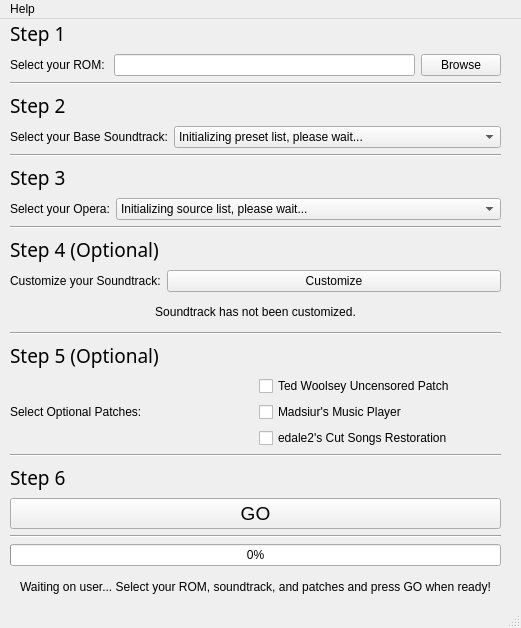
<?xml version="1.0" encoding="UTF-8"?>
<ui version="4.0">
 <class>DMInst</class>
 <widget class="QMainWindow" name="DMInst">
  <property name="geometry">
   <rect>
    <x>0</x>
    <y>0</y>
    <width>521</width>
    <height>628</height>
   </rect>
  </property>
  <property name="windowTitle">
   <string>Dancing Mad Installer</string>
  </property>
  <widget class="QWidget" name="centralwidget">
   <widget class="QWidget" name="verticalLayoutWidget">
    <property name="geometry">
     <rect>
      <x>10</x>
      <y>0</y>
      <width>491</width>
      <height>582</height>
     </rect>
    </property>
    <layout class="QVBoxLayout" name="mainLayout">
     <item>
      <widget class="QLabel" name="stepLabel_1">
       <property name="font">
        <font>
         <family>Sans Serif</family>
         <pointsize>14</pointsize>
        </font>
       </property>
       <property name="text">
        <string>Step 1</string>
       </property>
      </widget>
     </item>
     <item>
      <layout class="QHBoxLayout" name="ROMLayout">
       <item>
        <widget class="QLabel" name="ROMSelectLabel">
         <property name="text">
          <string>Select your ROM: </string>
         </property>
        </widget>
       </item>
       <item>
        <widget class="QLineEdit" name="ROMSelectLine"/>
       </item>
       <item>
        <widget class="QPushButton" name="ROMSelectBrowse">
         <property name="text">
          <string>Browse</string>
         </property>
        </widget>
       </item>
      </layout>
     </item>
     <item>
      <widget class="Line" name="ROMSeperator">
       <property name="orientation">
        <enum>Qt::Horizontal</enum>
       </property>
      </widget>
     </item>
     <item>
      <widget class="QLabel" name="stepLabel_2">
       <property name="font">
        <font>
         <family>Sans Serif</family>
         <pointsize>14</pointsize>
        </font>
       </property>
       <property name="text">
        <string>Step 2</string>
       </property>
      </widget>
     </item>
     <item>
      <layout class="QHBoxLayout" name="soundtrackLayout">
       <item>
        <widget class="QLabel" name="soundtrackSelectLabel">
         <property name="sizePolicy">
          <sizepolicy hsizetype="Minimum" vsizetype="Minimum">
           <horstretch>0</horstretch>
           <verstretch>0</verstretch>
          </sizepolicy>
         </property>
         <property name="text">
          <string>Select your Base Soundtrack:</string>
         </property>
         <property name="alignment">
          <set>Qt::AlignLeading|Qt::AlignLeft|Qt::AlignVCenter</set>
         </property>
        </widget>
       </item>
       <item>
        <widget class="QComboBox" name="soundtrackSelectBox">
         <property name="sizePolicy">
          <sizepolicy hsizetype="Expanding" vsizetype="Fixed">
           <horstretch>0</horstretch>
           <verstretch>0</verstretch>
          </sizepolicy>
         </property>
         <property name="editable">
          <bool>false</bool>
         </property>
         <property name="currentText">
          <string>Initializing preset list, please wait...</string>
         </property>
         <property name="currentIndex">
          <number>0</number>
         </property>
         <property name="placeholderText">
          <string/>
         </property>
         <item>
          <property name="text">
           <string comment="Recommended" extracomment="Recommended">Initializing preset list, please wait...</string>
          </property>
         </item>
         <item>
          <property name="text">
           <string>Pixel Remaster Soundtrack</string>
          </property>
         </item>
         <item>
          <property name="text">
           <string>Matthew Valenti's Synthetic Origins</string>
          </property>
         </item>
         <item>
          <property name="text">
           <string>FinalFanTim's Arrangements</string>
          </property>
         </item>
         <item>
          <property name="text">
           <string>Sean Schafianski's FFVI Remastered</string>
          </property>
         </item>
         <item>
          <property name="text">
           <string>OCRemix Balance &amp; Ruin</string>
          </property>
         </item>
         <item>
          <property name="text">
           <string>Kara Comparetti's Piano Soundtrack</string>
          </property>
         </item>
         <item>
          <property name="text">
           <string>OCRemix Balance &amp; Ruin (qwertymodo loops)</string>
          </property>
         </item>
         <item>
          <property name="text">
           <string>ChrystalChameleon's Orchestrated</string>
          </property>
         </item>
         <item>
          <property name="text">
           <string>Official Soundtrack</string>
          </property>
         </item>
         <item>
          <property name="text">
           <string>None/SPC</string>
          </property>
         </item>
         <item>
          <property name="text">
           <string>12</string>
          </property>
         </item>
        </widget>
       </item>
      </layout>
     </item>
     <item>
      <widget class="Line" name="soundtrackSeperator">
       <property name="orientation">
        <enum>Qt::Horizontal</enum>
       </property>
      </widget>
     </item>
     <item>
      <widget class="QLabel" name="stepLabel_3">
       <property name="font">
        <font>
         <family>Sans Serif</family>
         <pointsize>14</pointsize>
        </font>
       </property>
       <property name="text">
        <string>Step 3 </string>
       </property>
      </widget>
     </item>
     <item>
      <layout class="QHBoxLayout" name="operaLayout">
       <item>
        <widget class="QLabel" name="operaSelectLabel">
         <property name="sizePolicy">
          <sizepolicy hsizetype="Minimum" vsizetype="Minimum">
           <horstretch>0</horstretch>
           <verstretch>0</verstretch>
          </sizepolicy>
         </property>
         <property name="text">
          <string>Select your Opera:</string>
         </property>
        </widget>
       </item>
       <item>
        <widget class="QComboBox" name="operaSelectBox">
         <property name="sizePolicy">
          <sizepolicy hsizetype="Expanding" vsizetype="Fixed">
           <horstretch>0</horstretch>
           <verstretch>0</verstretch>
          </sizepolicy>
         </property>
         <property name="currentIndex">
          <number>0</number>
         </property>
         <item>
          <property name="text">
           <string>Initializing source list, please wait...</string>
          </property>
         </item>
         <item>
          <property name="text">
           <string>OST (No Voices)</string>
          </property>
         </item>
         <item>
          <property name="text">
           <string>The Black Mages (Japanese)</string>
          </property>
         </item>
         <item>
          <property name="text">
           <string>Game Music Concert 4 (Japanese)</string>
          </property>
         </item>
         <item>
          <property name="text">
           <string>Distant Worlds (English)</string>
          </property>
         </item>
         <item>
          <property name="text">
           <string>More Friends: Music From Final Fantasy (English)</string>
          </property>
         </item>
         <item>
          <property name="text">
           <string>Pixel Remaster (English)</string>
          </property>
         </item>
         <item>
          <property name="text">
           <string>Pixel Remaster (Japanese)</string>
          </property>
         </item>
         <item>
          <property name="text">
           <string>Pixel Remaster (Italian)</string>
          </property>
         </item>
         <item>
          <property name="text">
           <string>Pixel Remaster (German)</string>
          </property>
         </item>
         <item>
          <property name="text">
           <string>Pixel Remaster (Spanish)</string>
          </property>
         </item>
         <item>
          <property name="text">
           <string>Pixel Remaster (Korean)</string>
          </property>
         </item>
        </widget>
       </item>
      </layout>
     </item>
     <item>
      <widget class="Line" name="operaSeperator">
       <property name="orientation">
        <enum>Qt::Horizontal</enum>
       </property>
      </widget>
     </item>
     <item>
      <widget class="QLabel" name="stepLabel_4">
       <property name="font">
        <font>
         <family>Sans Serif</family>
         <pointsize>14</pointsize>
        </font>
       </property>
       <property name="text">
        <string>Step 4 (Optional)</string>
       </property>
      </widget>
     </item>
     <item>
      <layout class="QHBoxLayout" name="customizeLayout">
       <item>
        <widget class="QLabel" name="customizationLabel">
         <property name="sizePolicy">
          <sizepolicy hsizetype="Minimum" vsizetype="Minimum">
           <horstretch>0</horstretch>
           <verstretch>0</verstretch>
          </sizepolicy>
         </property>
         <property name="text">
          <string>Customize your Soundtrack:</string>
         </property>
        </widget>
       </item>
       <item>
        <widget class="QPushButton" name="customizationButton">
         <property name="sizePolicy">
          <sizepolicy hsizetype="Expanding" vsizetype="Fixed">
           <horstretch>0</horstretch>
           <verstretch>0</verstretch>
          </sizepolicy>
         </property>
         <property name="text">
          <string>Customize</string>
         </property>
        </widget>
       </item>
      </layout>
     </item>
     <item>
      <widget class="QLabel" name="customizedLabel">
       <property name="text">
        <string>Soundtrack has not been customized.</string>
       </property>
       <property name="alignment">
        <set>Qt::AlignCenter</set>
       </property>
      </widget>
     </item>
     <item>
      <widget class="Line" name="customizeSeperator">
       <property name="orientation">
        <enum>Qt::Horizontal</enum>
       </property>
      </widget>
     </item>
     <item>
      <widget class="QLabel" name="stepLabel_5">
       <property name="font">
        <font>
         <family>Sans Serif</family>
         <pointsize>14</pointsize>
        </font>
       </property>
       <property name="text">
        <string>Step 5 (Optional)</string>
       </property>
      </widget>
     </item>
     <item>
      <layout class="QHBoxLayout" name="patchLayout">
       <item>
        <widget class="QLabel" name="patchesSelectLabel">
         <property name="sizePolicy">
          <sizepolicy hsizetype="Minimum" vsizetype="Minimum">
           <horstretch>0</horstretch>
           <verstretch>0</verstretch>
          </sizepolicy>
         </property>
         <property name="text">
          <string>Select Optional Patches:</string>
         </property>
        </widget>
       </item>
       <item>
        <layout class="QGridLayout" name="patchInnerLayout">
         <item row="0" column="0">
          <widget class="QCheckBox" name="patchCheck_1">
           <property name="text">
            <string>Ted Woolsey Uncensored Patch</string>
           </property>
          </widget>
         </item>
         <item row="1" column="0">
          <widget class="QCheckBox" name="patchCheck_2">
           <property name="text">
            <string>Madsiur's Music Player</string>
           </property>
          </widget>
         </item>
         <item row="2" column="0">
          <widget class="QCheckBox" name="patchCheck_3">
           <property name="text">
            <string>edale2's Cut Songs Restoration</string>
           </property>
          </widget>
         </item>
        </layout>
       </item>
      </layout>
     </item>
     <item>
      <widget class="Line" name="patchSeperator">
       <property name="orientation">
        <enum>Qt::Horizontal</enum>
       </property>
      </widget>
     </item>
     <item>
      <widget class="QLabel" name="stepLabel_6">
       <property name="font">
        <font>
         <family>Sans Serif</family>
         <pointsize>14</pointsize>
        </font>
       </property>
       <property name="text">
        <string>Step 6</string>
       </property>
      </widget>
     </item>
     <item>
      <widget class="QPushButton" name="goButton">
       <property name="font">
        <font>
         <pointsize>14</pointsize>
        </font>
       </property>
       <property name="text">
        <string>GO</string>
       </property>
      </widget>
     </item>
     <item>
      <widget class="Line" name="goSeperator">
       <property name="orientation">
        <enum>Qt::Horizontal</enum>
       </property>
      </widget>
     </item>
     <item>
      <widget class="QProgressBar" name="downloadProgressBar">
       <property name="value">
        <number>0</number>
       </property>
      </widget>
     </item>
     <item>
      <widget class="QLabel" name="statusLabel">
       <property name="text">
        <string>Waiting on user... Select your ROM, soundtrack, and patches and press GO when ready!</string>
       </property>
       <property name="alignment">
        <set>Qt::AlignCenter</set>
       </property>
      </widget>
     </item>
    </layout>
   </widget>
  </widget>
  <widget class="QMenuBar" name="menubar">
   <property name="geometry">
    <rect>
     <x>0</x>
     <y>0</y>
     <width>521</width>
     <height>22</height>
    </rect>
   </property>
   <widget class="QMenu" name="menuDancing_Mad_Installer">
    <property name="title">
     <string>Help</string>
    </property>
    <addaction name="actionContact_Info_About"/>
    <addaction name="actionJoin_our_Discord"/>
    <addaction name="actionGitHub_Issue_Tracker"/>
   </widget>
   <addaction name="menuDancing_Mad_Installer"/>
  </widget>
  <widget class="QStatusBar" name="statusbar"/>
  <action name="actionContact_Info_About">
   <property name="text">
    <string>Contact Info/About...</string>
   </property>
  </action>
  <action name="actionJoin_our_Discord">
   <property name="text">
    <string>Join our Discord</string>
   </property>
  </action>
  <action name="actionGitHub_Issue_Tracker">
   <property name="text">
    <string>GitHub Issue Tracker</string>
   </property>
  </action>
 </widget>
 <resources/>
 <connections/>
</ui>
